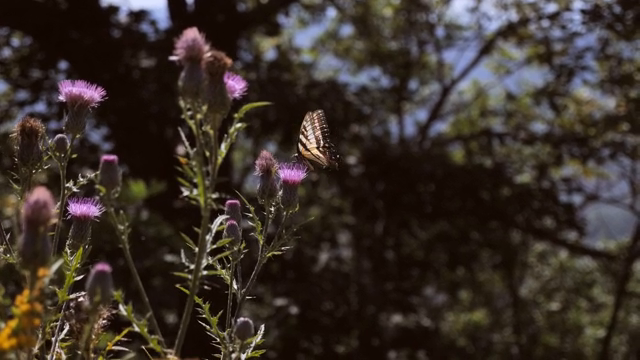
#> input picture frame 42 of olazo_demo/video.mp4, 640 x 360 px
$ python capture.py
#> lines starting #> are read from the running program, lines starting #| are printed output that depends on the picture
# | Video Capture Example
# | Author: Mekus Team
# | Description:
# | This code captures video from a file and displays it in a window.
# | It resizes the video frames to a fixed size for consistency.
# | Press 'ESC' to exit the video feed.

import cv2

ESC_KEY = 27  # ASCII code for ESC key
WAIT_KEY_DELAY = 1  # Delay for waitKey in milliseconds
FRAME_SIZE = (640, 480)  # Fixed size for video frames

cap = cv2.VideoCapture(
    "video.mp4"
)  # Initialize video capture from default camera

if not cap.isOpened():
    print("Error: Could not initialize video stream.")
    exit()

while True:
    ret, frame = cap.read()  # Read a single frame from the camera
#> frame is the input picture: shape (360, 640, 3); mean B, G, R 41.7, 48.1, 57.9

    if not ret:
        print("Empty frame received, exiting...")
        break  # Exit if frame capture fails

    resized_frame = cv2.resize(
        frame, FRAME_SIZE
    )  # Resize the frame to a fixed size for consistency
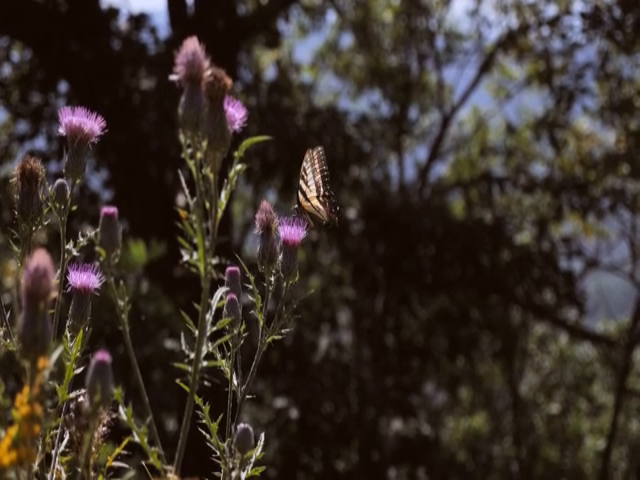
#> resized_frame: shape (480, 640, 3); mean B, G, R 41.7, 48.1, 57.9

    # Display the resulting frame
    cv2.imshow("Video Feed", resized_frame)

    # Wait indefinitely for a key press (0 = wait forever)
    if cv2.waitKey(WAIT_KEY_DELAY) == ESC_KEY:
#> (key Esc is pressed here)
        break  # Exit loop if 'ESC' key is pressed

cap.release()  # Release the camera resource
cv2.destroyAllWindows()  # Close all OpenCV windows

$ run again, starting later in the video
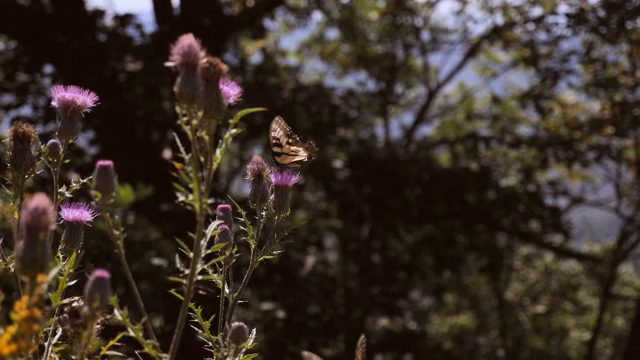
#> input picture frame 192 of olazo_demo/video.mp4, 640 x 360 px
#> frame is the input picture: shape (360, 640, 3); mean B, G, R 40.3, 48.5, 60
#> `resized_frame = cv2.resize( frame, FRAME_SIZE )`:
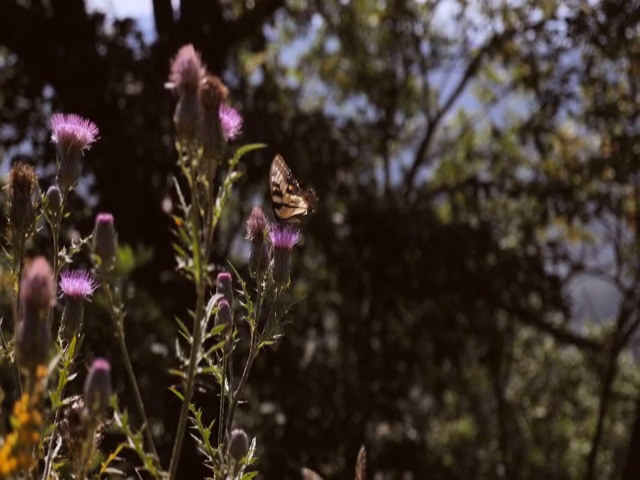
#> resized_frame: shape (480, 640, 3); mean B, G, R 40.3, 48.5, 60

$ run again, starting later in the video
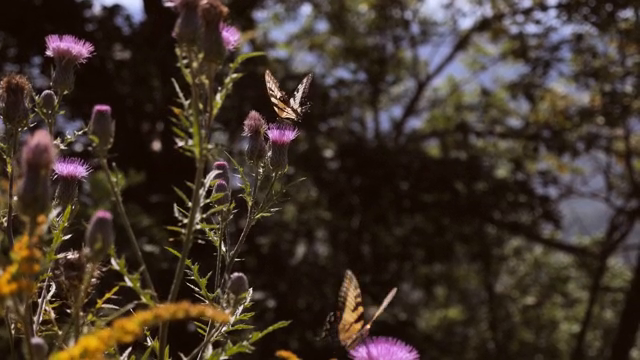
#> input picture frame 342 of olazo_demo/video.mp4, 640 x 360 px
#> frame is the input picture: shape (360, 640, 3); mean B, G, R 42.6, 51.9, 64.6
#> `resized_frame = cv2.resize( frame, FRAME_SIZE )`:
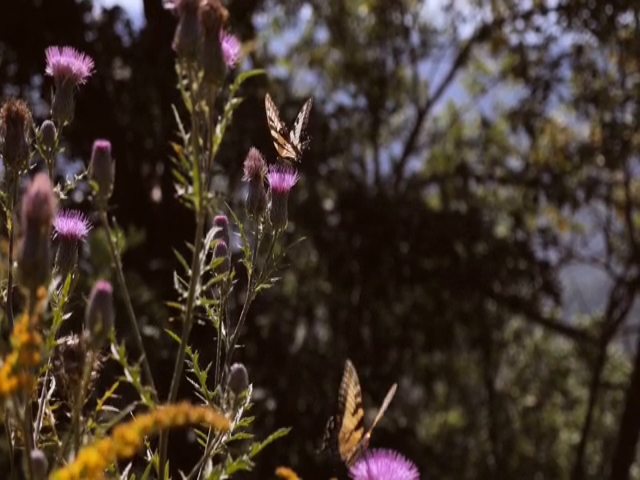
#> resized_frame: shape (480, 640, 3); mean B, G, R 42.6, 51.9, 64.6
